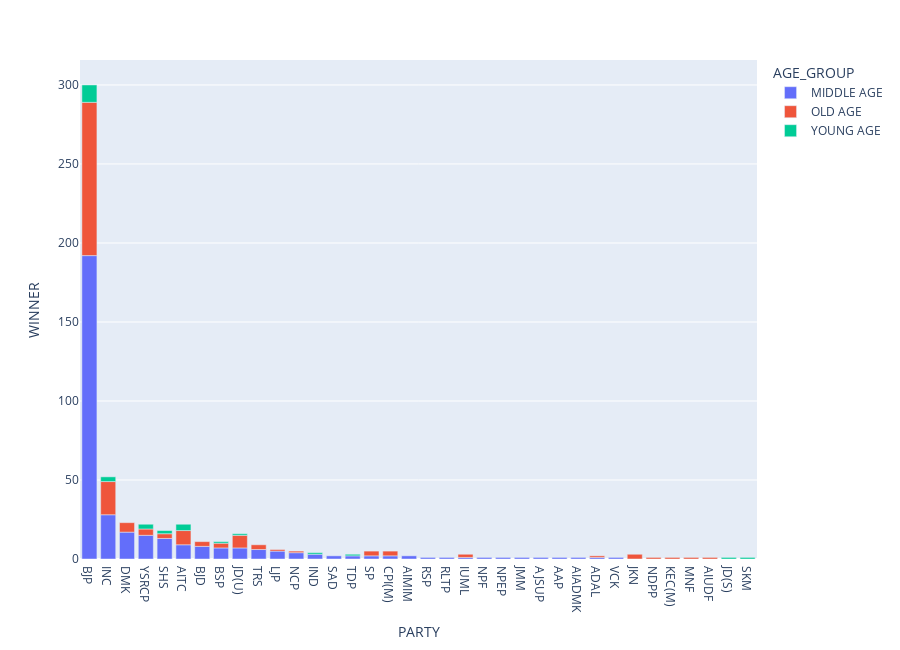

Notebook cell for this chart:
### Code cell
p = df.groupby(['PARTY','AGE_GROUP'])['WINNER'].sum().reset_index().sort_values('WINNER',ascending = False)
p = p[p['WINNER']!=0]
fig = px.bar(p, x='PARTY',y='WINNER',hover_data =['AGE_GROUP'], color='AGE_GROUP', height=650)
fig.show()

### Figure 1 — Plotly figure (JSON) as saved in the notebook; plotly's stock layout.template omitted (floating-point values rounded to 4 significant figures)
{"data": [{"alignmentgroup": "True", "customdata": [["MIDDLE AGE"], ["MIDDLE AGE"], ["MIDDLE AGE"], ["MIDDLE AGE"], ["MIDDLE AGE"], ["MIDDLE AGE"], ["MIDDLE AGE"], ["MIDDLE AGE"], ["MIDDLE AGE"], ["MIDDLE AGE"], ["MIDDLE AGE"], ["MIDDLE AGE"], ["MIDDLE AGE"], ["MIDDLE AGE"], ["MIDDLE AGE"], ["MIDDLE AGE"], ["MIDDLE AGE"], ["MIDDLE AGE"], ["MIDDLE AGE"], ["MIDDLE AGE"], ["MIDDLE AGE"], ["MIDDLE AGE"], ["MIDDLE AGE"], ["MIDDLE AGE"], ["MIDDLE AGE"], ["MIDDLE AGE"], ["MIDDLE AGE"], ["MIDDLE AGE"], ["MIDDLE AGE"]], "hovertemplate": "AGE_GROUP=%{customdata[0]}<br>PARTY=%{x}<br>WINNER=%{y}<extra></extra>", "legendgroup": "MIDDLE AGE", "marker": {"color": "#636efa"}, "name": "MIDDLE AGE", "offsetgroup": "MIDDLE AGE", "orientation": "v", "showlegend": true, "textposition": "auto", "type": "bar", "x": ["BJP", "INC", "DMK", "YSRCP", "SHS", "AITC", "BJD", "BSP", "JD(U)", "TRS", "LJP", "NCP", "IND", "SAD", "TDP", "SP", "CPI(M)", "AIMIM", "RSP", "RLTP", "IUML", "NPF", "NPEP", "JMM", "AJSUP", "AAP", "AIADMK", "ADAL", "VCK"], "xaxis": "x", "y": [192, 28, 17, 15, 13, 9, 8, 7, 7, 6, 5, 4, 3, 2, 2, 2, 2, 2, 1, 1, 1, 1, 1, 1, 1, 1, 1, 1, 1], "yaxis": "y"}, {"alignmentgroup": "True", "customdata": [["OLD AGE"], ["OLD AGE"], ["OLD AGE"], ["OLD AGE"], ["OLD AGE"], ["OLD AGE"], ["OLD AGE"], ["OLD AGE"], ["OLD AGE"], ["OLD AGE"], ["OLD AGE"], ["OLD AGE"], ["OLD AGE"], ["OLD AGE"], ["OLD AGE"], ["OLD AGE"], ["OLD AGE"], ["OLD AGE"], ["OLD AGE"], ["OLD AGE"], ["OLD AGE"]], "hovertemplate": "AGE_GROUP=%{customdata[0]}<br>PARTY=%{x}<br>WINNER=%{y}<extra></extra>", "legendgroup": "OLD AGE", "marker": {"color": "#EF553B"}, "name": "OLD AGE", "offsetgroup": "OLD AGE", "orientation": "v", "showlegend": true, "textposition": "auto", "type": "bar", "x": ["BJP", "INC", "AITC", "JD(U)", "DMK", "YSRCP", "TRS", "SHS", "CPI(M)", "BJD", "JKN", "BSP", "SP", "IUML", "NDPP", "NCP", "KEC(M)", "LJP", "MNF", "AIUDF", "ADAL"], "xaxis": "x", "y": [97, 21, 9, 8, 6, 4, 3, 3, 3, 3, 3, 3, 3, 2, 1, 1, 1, 1, 1, 1, 1], "yaxis": "y"}, {"alignmentgroup": "True", "customdata": [["YOUNG AGE"], ["YOUNG AGE"], ["YOUNG AGE"], ["YOUNG AGE"], ["YOUNG AGE"], ["YOUNG AGE"], ["YOUNG AGE"], ["YOUNG AGE"], ["YOUNG AGE"], ["YOUNG AGE"], ["YOUNG AGE"]], "hovertemplate": "AGE_GROUP=%{customdata[0]}<br>PARTY=%{x}<br>WINNER=%{y}<extra></extra>", "legendgroup": "YOUNG AGE", "marker": {"color": "#00cc96"}, "name": "YOUNG AGE", "offsetgroup": "YOUNG AGE", "orientation": "v", "showlegend": true, "textposition": "auto", "type": "bar", "x": ["BJP", "AITC", "INC", "YSRCP", "SHS", "JD(S)", "JD(U)", "BSP", "IND", "SKM", "TDP"], "xaxis": "x", "y": [11, 4, 3, 3, 2, 1, 1, 1, 1, 1, 1], "yaxis": "y"}], "layout": {"barmode": "relative", "height": 650, "legend": {"title": {"text": "AGE_GROUP"}, "tracegroupgap": 0}, "margin": {"t": 60}, "xaxis": {"anchor": "y", "domain": [0, 1], "title": {"text": "PARTY"}}, "yaxis": {"anchor": "x", "domain": [0, 1], "title": {"text": "WINNER"}}}}
